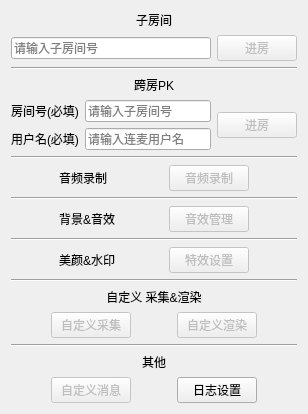
      <widget class="QWidget" name="advanceApiExample">
       <attribute name="title">
        <string> 进阶</string>
       </attribute>
       <layout class="QVBoxLayout" name="verticalLayout_2">
        <item>
         <widget class="QLabel" name="label_19">
          <property name="sizePolicy">
           <sizepolicy hsizetype="Preferred" vsizetype="Fixed">
            <horstretch>0</horstretch>
            <verstretch>0</verstretch>
           </sizepolicy>
          </property>
          <property name="text">
           <string>子房间</string>
          </property>
          <property name="alignment">
           <set>Qt::AlignCenter</set>
          </property>
         </widget>
        </item>
        <item>
         <layout class="QHBoxLayout" name="horizontalLayout_3" stretch="4,1">
          <item>
           <widget class="QLineEdit" name="lineetSubRoomId">
            <property name="sizePolicy">
             <sizepolicy hsizetype="Expanding" vsizetype="Fixed">
              <horstretch>0</horstretch>
              <verstretch>0</verstretch>
             </sizepolicy>
            </property>
            <property name="inputMethodHints">
             <set>Qt::ImhDigitsOnly</set>
            </property>
            <property name="text">
             <string/>
            </property>
            <property name="readOnly">
             <bool>false</bool>
            </property>
            <property name="placeholderText">
             <string>请输入子房间号</string>
            </property>
            <property name="clearButtonEnabled">
             <bool>false</bool>
            </property>
           </widget>
          </item>
          <item>
           <widget class="QPushButton" name="btnEnterSubRoom">
            <property name="enabled">
             <bool>false</bool>
            </property>
            <property name="sizePolicy">
             <sizepolicy hsizetype="Preferred" vsizetype="Fixed">
              <horstretch>0</horstretch>
              <verstretch>0</verstretch>
             </sizepolicy>
            </property>
            <property name="text">
             <string>进房</string>
            </property>
           </widget>
          </item>
         </layout>
        </item>
        <item>
         <widget class="Line" name="line_11">
          <property name="orientation">
           <enum>Qt::Horizontal</enum>
          </property>
         </widget>
        </item>
        <item>
         <widget class="QLabel" name="label_22">
          <property name="sizePolicy">
           <sizepolicy hsizetype="Preferred" vsizetype="Fixed">
            <horstretch>0</horstretch>
            <verstretch>0</verstretch>
           </sizepolicy>
          </property>
          <property name="text">
           <string>跨房PK</string>
          </property>
          <property name="alignment">
           <set>Qt::AlignCenter</set>
          </property>
         </widget>
        </item>
        <item>
         <layout class="QHBoxLayout" name="horizontalLayout_2">
          <item>
           <layout class="QGridLayout" name="gridLayout_4" rowstretch="0,0" columnstretch="0,0,1">
            <item row="0" column="0">
             <widget class="QLabel" name="label">
              <property name="sizePolicy">
               <sizepolicy hsizetype="Preferred" vsizetype="Preferred">
                <horstretch>2</horstretch>
                <verstretch>0</verstretch>
               </sizepolicy>
              </property>
              <property name="text">
               <string>房间号(必填)</string>
              </property>
             </widget>
            </item>
            <item row="1" column="1" colspan="2">
             <widget class="QLineEdit" name="lineEtOtherUserId">
              <property name="sizePolicy">
               <sizepolicy hsizetype="Preferred" vsizetype="Fixed">
                <horstretch>3</horstretch>
                <verstretch>0</verstretch>
               </sizepolicy>
              </property>
              <property name="inputMethodHints">
               <set>Qt::ImhDigitsOnly</set>
              </property>
              <property name="text">
               <string/>
              </property>
              <property name="readOnly">
               <bool>false</bool>
              </property>
              <property name="placeholderText">
               <string>请输入连麦用户名</string>
              </property>
              <property name="clearButtonEnabled">
               <bool>false</bool>
              </property>
             </widget>
            </item>
            <item row="0" column="1" colspan="2">
             <widget class="QLineEdit" name="lineEtOtherRoomId">
              <property name="sizePolicy">
               <sizepolicy hsizetype="Preferred" vsizetype="Fixed">
                <horstretch>3</horstretch>
                <verstretch>0</verstretch>
               </sizepolicy>
              </property>
              <property name="inputMethodHints">
               <set>Qt::ImhDigitsOnly</set>
              </property>
              <property name="text">
               <string/>
              </property>
              <property name="readOnly">
               <bool>false</bool>
              </property>
              <property name="placeholderText">
               <string>请输入子房间号</string>
              </property>
              <property name="clearButtonEnabled">
               <bool>false</bool>
              </property>
             </widget>
            </item>
            <item row="1" column="0">
             <widget class="QLabel" name="label_2">
              <property name="sizePolicy">
               <sizepolicy hsizetype="Preferred" vsizetype="Preferred">
                <horstretch>2</horstretch>
                <verstretch>0</verstretch>
               </sizepolicy>
              </property>
              <property name="text">
               <string>用户名(必填)</string>
              </property>
             </widget>
            </item>
           </layout>
          </item>
          <item>
           <widget class="QPushButton" name="btnEnterOtherRoom">
            <property name="enabled">
             <bool>false</bool>
            </property>
            <property name="sizePolicy">
             <sizepolicy hsizetype="Fixed" vsizetype="Fixed">
              <horstretch>0</horstretch>
              <verstretch>0</verstretch>
             </sizepolicy>
            </property>
            <property name="text">
             <string>进房</string>
            </property>
           </widget>
          </item>
         </layout>
        </item>
        <item>
         <widget class="Line" name="line_12">
          <property name="orientation">
           <enum>Qt::Horizontal</enum>
          </property>
         </widget>
        </item>
        <item>
         <layout class="QHBoxLayout" name="horizontalLayout_9">
          <item>
           <spacer name="horizontalSpacer_4">
            <property name="orientation">
             <enum>Qt::Horizontal</enum>
            </property>
            <property name="sizeHint" stdset="0">
             <size>
              <width>40</width>
              <height>20</height>
             </size>
            </property>
           </spacer>
          </item>
          <item>
           <widget class="QLabel" name="label_21">
            <property name="sizePolicy">
             <sizepolicy hsizetype="Fixed" vsizetype="Fixed">
              <horstretch>0</horstretch>
              <verstretch>0</verstretch>
             </sizepolicy>
            </property>
            <property name="text">
             <string>音频录制  </string>
            </property>
            <property name="alignment">
             <set>Qt::AlignCenter</set>
            </property>
           </widget>
          </item>
          <item>
           <spacer name="horizontalSpacer_5">
            <property name="orientation">
             <enum>Qt::Horizontal</enum>
            </property>
            <property name="sizeHint" stdset="0">
             <size>
              <width>40</width>
              <height>20</height>
             </size>
            </property>
           </spacer>
          </item>
          <item>
           <widget class="QPushButton" name="pushButtonAudioRecord">
            <property name="enabled">
             <bool>false</bool>
            </property>
            <property name="sizePolicy">
             <sizepolicy hsizetype="Fixed" vsizetype="Fixed">
              <horstretch>0</horstretch>
              <verstretch>0</verstretch>
             </sizepolicy>
            </property>
            <property name="text">
             <string>音频录制</string>
            </property>
           </widget>
          </item>
          <item>
           <spacer name="horizontalSpacer_6">
            <property name="orientation">
             <enum>Qt::Horizontal</enum>
            </property>
            <property name="sizeHint" stdset="0">
             <size>
              <width>40</width>
              <height>20</height>
             </size>
            </property>
           </spacer>
          </item>
         </layout>
        </item>
        <item>
         <widget class="Line" name="line_7">
          <property name="orientation">
           <enum>Qt::Horizontal</enum>
          </property>
         </widget>
        </item>
        <item>
         <layout class="QHBoxLayout" name="horizontalLayout_10">
          <item>
           <spacer name="horizontalSpacer">
            <property name="orientation">
             <enum>Qt::Horizontal</enum>
            </property>
            <property name="sizeHint" stdset="0">
             <size>
              <width>40</width>
              <height>20</height>
             </size>
            </property>
           </spacer>
          </item>
          <item>
           <widget class="QLabel" name="label_16">
            <property name="sizePolicy">
             <sizepolicy hsizetype="Fixed" vsizetype="Fixed">
              <horstretch>0</horstretch>
              <verstretch>0</verstretch>
             </sizepolicy>
            </property>
            <property name="text">
             <string>背景&amp;音效</string>
            </property>
            <property name="alignment">
             <set>Qt::AlignLeading|Qt::AlignLeft|Qt::AlignVCenter</set>
            </property>
           </widget>
          </item>
          <item>
           <spacer name="horizontalSpacer_2">
            <property name="orientation">
             <enum>Qt::Horizontal</enum>
            </property>
            <property name="sizeHint" stdset="0">
             <size>
              <width>40</width>
              <height>20</height>
             </size>
            </property>
           </spacer>
          </item>
          <item>
           <widget class="QPushButton" name="btnStartBGMSetting">
            <property name="enabled">
             <bool>false</bool>
            </property>
            <property name="sizePolicy">
             <sizepolicy hsizetype="Fixed" vsizetype="Fixed">
              <horstretch>0</horstretch>
              <verstretch>0</verstretch>
             </sizepolicy>
            </property>
            <property name="text">
             <string>音效管理</string>
            </property>
           </widget>
          </item>
          <item>
           <spacer name="horizontalSpacer_3">
            <property name="orientation">
             <enum>Qt::Horizontal</enum>
            </property>
            <property name="sizeHint" stdset="0">
             <size>
              <width>40</width>
              <height>20</height>
             </size>
            </property>
           </spacer>
          </item>
         </layout>
        </item>
        <item>
         <widget class="Line" name="line_10">
          <property name="orientation">
           <enum>Qt::Horizontal</enum>
          </property>
         </widget>
        </item>
        <item>
         <layout class="QHBoxLayout" name="horizontalLayout_11">
          <item>
           <spacer name="horizontalSpacer_7">
            <property name="orientation">
             <enum>Qt::Horizontal</enum>
            </property>
            <property name="sizeHint" stdset="0">
             <size>
              <width>40</width>
              <height>20</height>
             </size>
            </property>
           </spacer>
          </item>
          <item>
           <widget class="QLabel" name="label_20">
            <property name="sizePolicy">
             <sizepolicy hsizetype="Fixed" vsizetype="Fixed">
              <horstretch>0</horstretch>
              <verstretch>0</verstretch>
             </sizepolicy>
            </property>
            <property name="text">
             <string>美颜&amp;水印</string>
            </property>
            <property name="alignment">
             <set>Qt::AlignLeading|Qt::AlignLeft|Qt::AlignVCenter</set>
            </property>
           </widget>
          </item>
          <item>
           <spacer name="horizontalSpacer_8">
            <property name="orientation">
             <enum>Qt::Horizontal</enum>
            </property>
            <property name="sizeHint" stdset="0">
             <size>
              <width>40</width>
              <height>20</height>
             </size>
            </property>
           </spacer>
          </item>
          <item>
           <widget class="QPushButton" name="pushButtonBeautyWaterMark">
            <property name="enabled">
             <bool>false</bool>
            </property>
            <property name="sizePolicy">
             <sizepolicy hsizetype="Fixed" vsizetype="Fixed">
              <horstretch>0</horstretch>
              <verstretch>0</verstretch>
             </sizepolicy>
            </property>
            <property name="text">
             <string>特效设置</string>
            </property>
           </widget>
          </item>
          <item>
           <spacer name="horizontalSpacer_9">
            <property name="orientation">
             <enum>Qt::Horizontal</enum>
            </property>
            <property name="sizeHint" stdset="0">
             <size>
              <width>40</width>
              <height>20</height>
             </size>
            </property>
           </spacer>
          </item>
         </layout>
        </item>
        <item>
         <widget class="Line" name="line_8">
          <property name="orientation">
           <enum>Qt::Horizontal</enum>
          </property>
         </widget>
        </item>
        <item>
         <widget class="QLabel" name="label_17">
          <property name="sizePolicy">
           <sizepolicy hsizetype="Preferred" vsizetype="Fixed">
            <horstretch>0</horstretch>
            <verstretch>0</verstretch>
           </sizepolicy>
          </property>
          <property name="text">
           <string>自定义 采集&amp;渲染</string>
          </property>
          <property name="alignment">
           <set>Qt::AlignCenter</set>
          </property>
         </widget>
        </item>
        <item>
         <layout class="QHBoxLayout" name="horizontalLayout_12">
          <item>
           <spacer name="horizontalSpacer_10">
            <property name="orientation">
             <enum>Qt::Horizontal</enum>
            </property>
            <property name="sizeHint" stdset="0">
             <size>
              <width>40</width>
              <height>20</height>
             </size>
            </property>
           </spacer>
          </item>
          <item>
           <widget class="QPushButton" name="btnCustomCapture">
            <property name="enabled">
             <bool>false</bool>
            </property>
            <property name="sizePolicy">
             <sizepolicy hsizetype="Fixed" vsizetype="Fixed">
              <horstretch>0</horstretch>
              <verstretch>0</verstretch>
             </sizepolicy>
            </property>
            <property name="text">
             <string>自定义采集</string>
            </property>
           </widget>
          </item>
          <item>
           <spacer name="horizontalSpacer_11">
            <property name="orientation">
             <enum>Qt::Horizontal</enum>
            </property>
            <property name="sizeHint" stdset="0">
             <size>
              <width>40</width>
              <height>20</height>
             </size>
            </property>
           </spacer>
          </item>
          <item>
           <widget class="QPushButton" name="btnCustomRender">
            <property name="enabled">
             <bool>false</bool>
            </property>
            <property name="sizePolicy">
             <sizepolicy hsizetype="Fixed" vsizetype="Fixed">
              <horstretch>0</horstretch>
              <verstretch>0</verstretch>
             </sizepolicy>
            </property>
            <property name="text">
             <string>自定义渲染</string>
            </property>
           </widget>
          </item>
          <item>
           <spacer name="horizontalSpacer_12">
            <property name="orientation">
             <enum>Qt::Horizontal</enum>
            </property>
            <property name="sizeHint" stdset="0">
             <size>
              <width>40</width>
              <height>20</height>
             </size>
            </property>
           </spacer>
          </item>
         </layout>
        </item>
        <item>
         <widget class="Line" name="line_9">
          <property name="orientation">
           <enum>Qt::Horizontal</enum>
          </property>
         </widget>
        </item>
        <item>
         <widget class="QLabel" name="label_23">
          <property name="sizePolicy">
           <sizepolicy hsizetype="Preferred" vsizetype="Fixed">
            <horstretch>0</horstretch>
            <verstretch>0</verstretch>
           </sizepolicy>
          </property>
          <property name="text">
           <string>其他</string>
          </property>
          <property name="alignment">
           <set>Qt::AlignCenter</set>
          </property>
         </widget>
        </item>
        <item>
         <layout class="QHBoxLayout" name="horizontalLayout_13">
          <item>
           <spacer name="horizontalSpacer_13">
            <property name="orientation">
             <enum>Qt::Horizontal</enum>
            </property>
            <property name="sizeHint" stdset="0">
             <size>
              <width>40</width>
              <height>20</height>
             </size>
            </property>
           </spacer>
          </item>
          <item>
           <widget class="QPushButton" name="pushButtonCustomMessage">
            <property name="enabled">
             <bool>false</bool>
            </property>
            <property name="sizePolicy">
             <sizepolicy hsizetype="Fixed" vsizetype="Fixed">
              <horstretch>0</horstretch>
              <verstretch>0</verstretch>
             </sizepolicy>
            </property>
            <property name="text">
             <string>自定义消息</string>
            </property>
           </widget>
          </item>
          <item>
           <spacer name="horizontalSpacer_14">
            <property name="orientation">
             <enum>Qt::Horizontal</enum>
            </property>
            <property name="sizeHint" stdset="0">
             <size>
              <width>40</width>
              <height>20</height>
             </size>
            </property>
           </spacer>
          </item>
          <item>
           <widget class="QPushButton" name="logSettingQbtn">
            <property name="enabled">
             <bool>true</bool>
            </property>
            <property name="sizePolicy">
             <sizepolicy hsizetype="Fixed" vsizetype="Fixed">
              <horstretch>0</horstretch>
              <verstretch>0</verstretch>
             </sizepolicy>
            </property>
            <property name="text">
             <string>  日志设置  </string>
            </property>
            <property name="checkable">
             <bool>false</bool>
            </property>
           </widget>
          </item>
          <item>
           <spacer name="horizontalSpacer_15">
            <property name="orientation">
             <enum>Qt::Horizontal</enum>
            </property>
            <property name="sizeHint" stdset="0">
             <size>
              <width>40</width>
              <height>20</height>
             </size>
            </property>
           </spacer>
          </item>
         </layout>
        </item>
       </layout>
      </widget>
